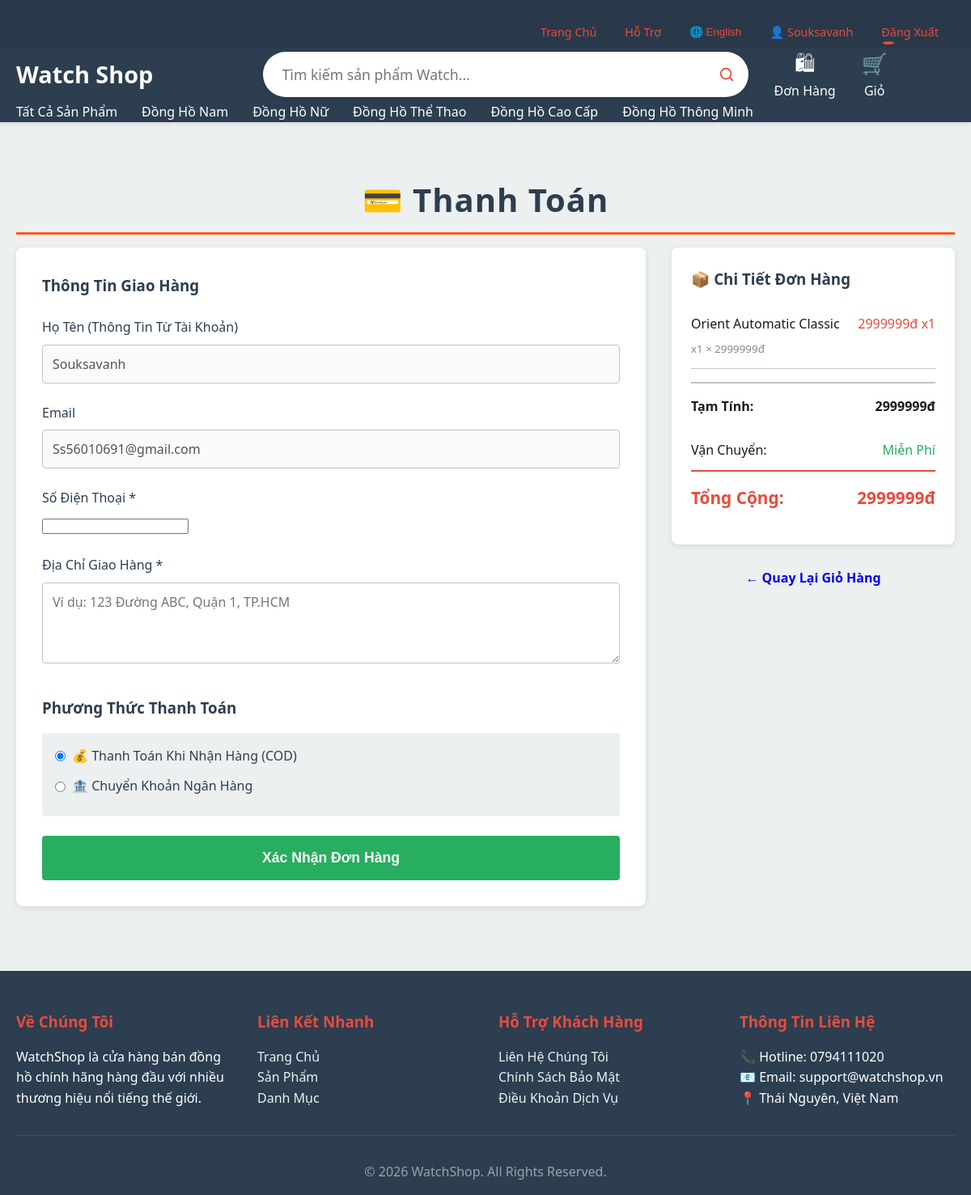
Screenshot of /vi/checkout/ (signed in) with the database file from the repository.
### shop/models.py (models this page shows, shortened)
class CartItem(models.Model):
    user = models.ForeignKey(User, on_delete=models.CASCADE, related_name='cart_items')
    product = models.ForeignKey(Product, on_delete=models.CASCADE)
    quantity = models.IntegerField(default=1, validators=[MinValueValidator(1)])
    added_at = models.DateTimeField(auto_now_add=True)
    updated_at = models.DateTimeField(auto_now=True)
    class Meta:
        unique_together = ['user', 'product']

class Product(models.Model):
    STATUS_CHOICES = [
        ('available', 'Available'),
        ('sold_out', 'Sold Out'),
        ('discontinued', 'Discontinued'),
        ('pre_order', 'Pre-order'),
    ]
    name = models.CharField(max_length=300)
    brand = models.ForeignKey(Brand, on_delete=models.PROTECT, related_name='products')
    category = models.ForeignKey(Category, on_delete=models.CASCADE, related_name='products')
    description = models.TextField()
    price = models.DecimalField(max_digits=12, decimal_places=2, validators=[MinValueValidator(0)])
    discount_price = models.DecimalField(
        max_digits=12, decimal_places=2, null=True, blank=True,
        help_text="Giá sau chiết khấu. Phải nhỏ hơn giá gốc."
    )
    image = models.ImageField(upload_to='products/', blank=True, null=True)
    stock = models.IntegerField(validators=[MinValueValidator(0)])
    status = models.CharField(max_length=20, choices=STATUS_CHOICES, default='available')
    sku = models.CharField(max_length=100, unique=True, null=True, blank=True)
    warranty_months = models.IntegerField(default=12, validators=[MinValueValidator(1)])
    created_at = models.DateTimeField(auto_now_add=True)
    updated_at = models.DateTimeField(auto_now=True)
    class Meta:
        ordering = ['-created_at']
        constraints = [
            models.UniqueConstraint(
                fields=['brand', 'name'],
                name='unique_brand_product_name'
            )
        ]

### shop/views.py (the view, shortened to what this page needs)
# urls.py: path('checkout/', views.checkout, name='checkout'),
@login_required(login_url='login')
def checkout(request):
    cart_items = CartItem.objects.filter(user=request.user)
    buy_now_items = None
    buy_now_product_id_post = request.POST.get('buy_now_product_id')
    buy_now_quantity_post = int(request.POST.get('buy_now_quantity', 1)) if request.POST.get('buy_now_quantity') else 1
    buy_now_product_id_get = request.GET.get('buy_now_product_id')
    buy_now_quantity_get = int(request.GET.get('buy_now_quantity', 1)) if request.GET.get('buy_now_quantity') else 1
    if request.method == 'GET':
        if buy_now_product_id_get:
            product = get_object_or_404(Product, pk=buy_now_product_id_get)
            buy_now_items = [{'product': product, 'quantity': buy_now_quantity_get}]
            total_amount = (product.discount_price or product.price) * buy_now_quantity_get
        else:
            if not cart_items.exists():
                messages.error(request, 'Your cart is empty!')
                return redirect('product_list')
            total_amount = sum((item.product.discount_price or item.product.price) * item.quantity for item in cart_items)
    context = {
        'cart_items': cart_items,
        'buy_now_items': buy_now_items,
        'total_amount': total_amount,
        'page_title': 'Checkout'
    }
    return render(request, 'shop/checkout.html', context)

### templates/shop/checkout.html (shortened to what this page needs)
{% extends 'shop/base.html' %}
{% block content %}
<div class="container">
    <h2 class="section-title">💳 Thanh Toán</h2>
    <div style="display: grid; grid-template-columns: 1fr 350px; gap: 2rem;">
        <form method="post">
            <div style="background: white; padding: 2rem; border-radius: 8px; box-shadow: 0 2px 8px rgba(0,0,0,0.1);">
                <h3 style="color: var(--primary); margin-bottom: 1.5rem;">Thông Tin Giao Hàng</h3>
                <div class="form-group">
                    <label for="name">Họ Tên (Thông Tin Từ Tài Khoản)</label>
                    <input type="text" id="name" value="{{ user.get_full_name|default:user.username }}" disabled>
                </div>
                <div class="form-group">
                    <label for="email">Email</label>
                    <input type="email" id="email" value="{{ user.email }}" disabled>
                </div>
                <div class="form-group">
                    <label for="phone">Số Điện Thoại *</label>
                    <input type="tel" id="phone" name="phone_number" required>
                </div>
                <div class="form-group">
                    <label for="address">Địa Chỉ Giao Hàng *</label>
                    <textarea id="address" name="delivery_address" required placeholder="Ví dụ: 123 Đường ABC, Quận 1, TP.HCM"></textarea>
                </div>
                <h3 style="color: var(--primary); margin-top: 2rem; margin-bottom: 1rem;">Phương Thức Thanh Toán</h3>
                <div style="background: #ecf0f1; padding: 1rem; border-radius: 4px; margin-bottom: 1.5rem;">
                    <label style="display: flex; align-items: center; margin-bottom: 0.75rem;">
                        <input type="radio" name="payment" value="cod" checked>
                        <span style="margin-left: 0.5rem;">💰 Thanh Toán Khi Nhận Hàng (COD)</span>
                    </label>
                    <label style="display: flex; align-items: center;">
                        <input type="radio" name="payment" value="bank_transfer">
                        <span style="margin-left: 0.5rem;">🏦 Chuyển Khoản Ngân Hàng</span>
                    </label>
                </div>
                <button type="submit" class="btn btn-success" style="width: 100%; padding: 1rem; font-size: 1.1rem;">Xác Nhận Đơn Hàng</button>
            </div>
        </form>
        <div>
            <div style="background: white; padding: 1.5rem; border-radius: 8px; box-shadow: 0 2px 8px rgba(0,0,0,0.1);">
                <h3 style="color: var(--primary); margin-bottom: 1rem;">📦 Chi Tiết Đơn Hàng</h3>
                <div style="max-height: 300px; overflow-y: auto; margin-bottom: 1rem;">
                    {% if buy_now_items %}
                        {% for item in buy_now_items %}
                            <div style="padding: 0.75rem 0; border-bottom: 1px solid var(--border);">
                                <div style="display: flex; justify-content: space-between; margin-bottom: 0.25rem;">
                                    <span style="font-weight: 500;">{{ item.product.name }}</span>
                                    <span style="color: var(--secondary);">
                                        {{ item.product.discount_price|default:item.product.price|floatformat:0 }}đ x{{ item.quantity }}
                                    </span>
                                </div>
                                <small class="text-muted">x{{ item.quantity }} ×
                                    {% if item.product.discount_price %}
                                        {{ item.product.discount_price|floatformat:0 }}đ
                                    {% else %}
                                        {{ item.product.price|floatformat:0 }}đ
                                    {% endif %}
                                </small>
                            </div>
                        {% endfor %}
                    {% else %}
                        {% for item in cart_items %}
                            <div style="padding: 0.75rem 0; border-bottom: 1px solid var(--border);">
                                <div style="display: flex; justify-content: space-between; margin-bottom: 0.25rem;">
                                    <span style="font-weight: 500;">{{ item.product.name }}</span>
                                    <span style="color: var(--secondary);">
                                        {{ item.product.discount_price|default:item.product.price|floatformat:0 }}đ x{{ item.quantity }}
                                    </span>
                                </div>
                                <small class="text-muted">x{{ item.quantity }} ×
                                    {% if item.product.discount_price %}
                                        {{ item.product.discount_price|floatformat:0 }}đ
                                    {% else %}
                                        {{ item.product.price|floatformat:0 }}đ
                                    {% endif %}
                                </small>
                            </div>
                        {% endfor %}
                    {% endif %}
                </div>
                <div style="padding: 1rem 0; border-top: 2px solid var(--border); display: flex; justify-content: space-between; font-weight: bold;">
                    <span>Tạm Tính:</span>
                    <span>{{ total_amount|floatformat:0 }}đ</span>
                </div>
                <div style="padding: 0.75rem 0; display: flex; justify-content: space-between;">
                    <span>Vận Chuyển:</span>
                    <span style="color: var(--success);">Miễn Phí</span>
                </div>
                <div style="padding: 1rem 0; border-top: 2px solid var(--secondary); display: flex; justify-content: space-between; font-size: 1.3rem; color: var(--secondary); font-weight: bold;">
                    <span>Tổng Cộng:</span>
                    <span>{{ total_amount|floatformat:0 }}đ</span>
                </div>
            </div>
            <a href="{% url 'cart' %}" class="btn" style="width: 100%; text-align: center; display: block; padding: 0.75rem; margin-top: 1rem;">← Quay Lại Giỏ Hàng</a>
        </div>
    </div>
</div>
{% endblock %}

### templates/shop/base.html (shortened to what this page needs)
<!DOCTYPE html>
<html lang="{{ LANGUAGE_CODE }}">
<head>
</head>
<body>
    <header>
        <div class="top-bar">
            <div class="container">
                <div class="top-bar-content">
                    <div class="right auth-links">
                        <a href="{% url 'home' %}" class="top-link top-red"> Trang Chủ</a>
                        <a href="#" class="top-link top-red"> Hỗ Trợ</a>
                        <div class="lang-switcher">
                            <button type="button" class="lang-switcher-btn top-link top-red">
                                🌐 {% if LANGUAGE_CODE == 'vi' %}Tiếng Việt{% else %}English{% endif %}
                            </button>
                        </div>
                        {% if request.user.is_authenticated %}
                            <a href="#" class="top-link top-red">👤 {{ request.user.username }}</a>
                            <a href="{% url 'logout' %}" class="top-link top-red">Đăng Xuất</a>
                        {% else %}
                            <a href="{% url 'register' %}" class="top-link top-red btn">Đăng Ký</a>
                            <a href="{% url 'login' %}" class="top-link top-red">Đăng Nhập</a>
                        {% endif %}
                    </div>
                </div>
            </div>
        </div>
        <div class="main-header">
            <div class="container">
                <div class="header-content">
                    <h1 class="logo" style="margin-right: 32px;">Watch Shop</h1>
                    <div style="flex: 1; display: flex; align-items: center; justify-content: center;">
                        <form method="get" action="{% url 'product_list' %}" style="display: flex; align-items: center; background: #fff; border-radius: 32px; box-shadow: 0 2px 8px rgba(0,0,0,0.10); padding: 0.25rem 1rem 0.25rem 1.5rem; width: 100%; max-width: 600px; position: relative;">
                            <input type="text" name="q" class="search-bar" placeholder="Tìm kiếm sản phẩm Watch..." value="{{ request.GET.q }}" style="border: none; outline: none; background: transparent; font-size: 1.1rem; flex: 1; padding: 0.75rem 0;">
                            <button type="submit" style="background: transparent; border: none; color: #e74c3c; font-size: 1.5rem; margin-left: 8px; cursor: pointer; display: flex; align-items: center; justify-content: center; padding: 0;">
                                <svg xmlns="http://www.w3.org/2000/svg" width="22" height="22" fill="none" viewBox="0 0 24 24"><circle cx="11" cy="11" r="7" stroke="#e74c3c" stroke-width="2"/><path stroke="#e74c3c" stroke-width="2" stroke-linecap="round" d="M20 20l-3-3"/></svg>
                            </button>
                        </form>
                        <div style="display: flex; align-items: center; gap: 32px; margin-left: 32px;">
                            <a href="{% url 'order_list' %}" style="color: white; text-decoration: none; display: flex; flex-direction: column; align-items: center;">
                                <span style="font-size: 1.6rem;">&#128717;</span>
                                <span>Đơn Hàng</span>
                            </a>
                            <a href="{% url 'cart' %}" style="color: white; text-decoration: none; display: flex; flex-direction: column; align-items: center; position: relative;">
                                <span style="font-size: 1.6rem;">&#128722;</span>
                                <span>Giỏ</span>
                                {% if request.user.is_authenticated %}
                                    {% with cart_items_count=request.user.cartitem_set.count %}
                                        <span style="position: absolute; top: -8px; right: -8px; background: #e74c3c; color: white; border-radius: 50%; padding: 2px 7px; font-size: 0.9rem; font-weight: bold;">{{ cart_items_count }}</span>
                                    {% endwith %}
                                {% else %}
                                    <span style="position: absolute; top: -8px; right: -8px; background: #e74c3c; color: white; border-radius: 50%; padding: 2px 7px; font-size: 0.9rem; font-weight: bold;">0</span>
                                {% endif %}
                            </a>
                        </div>
                    </div>
                </div>
            </div>
        </div>
        <nav class="nav-bar">
            <div class="container">
                <ul class="nav-menu">
                    <li><a href="#">Tất Cả Sản Phẩm</a></li>
                    <li><a href="#">Đồng Hồ Nam</a></li>
                    <li><a href="#">Đồng Hồ Nữ</a></li>
                    <li><a href="#">Đồng Hồ Thể Thao</a></li>
                    <li><a href="#">Đồng Hồ Cao Cấp</a></li>
                    <li><a href="#">Đồng Hồ Thông Minh</a></li>
                </ul>
            </div>
        </nav>
    </header>
    <main>
        {% block content %}{% endblock %}
    </main>
    <footer>
        <div class="container">
            <div class="footer-content">
                <div class="footer-section">
                    <h3>Về Chúng Tôi</h3>
                    <p>WatchShop là cửa hàng bán đồng hồ chính hãng hàng đầu với nhiều thương hiệu nổi tiếng thế giới.</p>
                </div>
                <div class="footer-section">
                    <h3>Liên Kết Nhanh</h3>
                    <ul>
                        <li><a href="{% url 'home' %}">Trang Chủ</a></li>
                        <li><a href="{% url 'product_list' %}">Sản Phẩm</a></li>
                        <li><a href="{% url 'product_list' %}">Danh Mục</a></li>
                    </ul>
                </div>
                <div class="footer-section">
                    <h3>Hỗ Trợ Khách Hàng</h3>
                    <ul>
                        <li><a href="#">Liên Hệ Chúng Tôi</a></li>
                        <li><a href="#">Chính Sách Bảo Mật</a></li>
                        <li><a href="#">Điều Khoản Dịch Vụ</a></li>
                    </ul>
                </div>
                <div class="footer-section">
                    <h3>Thông Tin Liên Hệ</h3>
                    <ul>
                        <li>📞 Hotline: 0794111020 </li>
                        <li>📧 Email: support@watchshop.vn</li>
                        <li>📍 Thái Nguyên, Việt Nam</li>
                    </ul>
                </div>
            </div>
            <div class="footer-bottom">
                <p>&copy; 2026 WatchShop. All Rights Reserved.</p>
            </div>
        </div>
    </footer>
</body>
</html>

### rows the page displays
CartItem: product.name "Orient Automatic Classic", product.discount_price "2999999", quantity "1"

### other values shown
{{ request.user.username }} "Souksavanh"
{{ total_amount|floatformat:0 }} "2999999"
